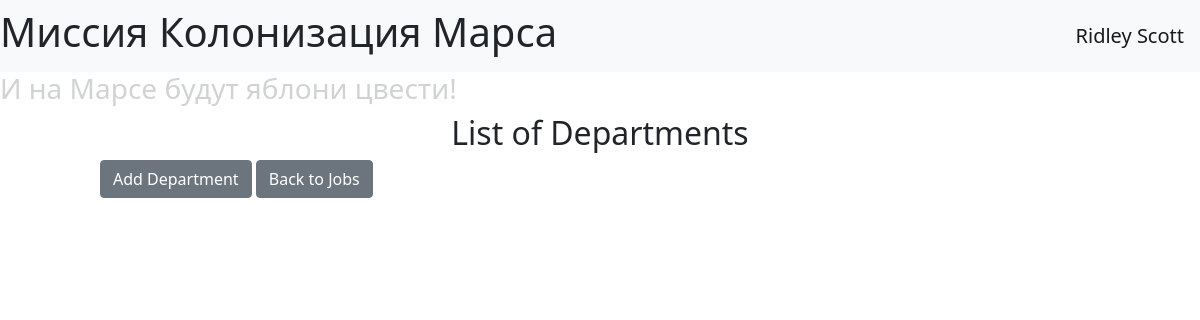
The app's page /departments (signed in), older data.
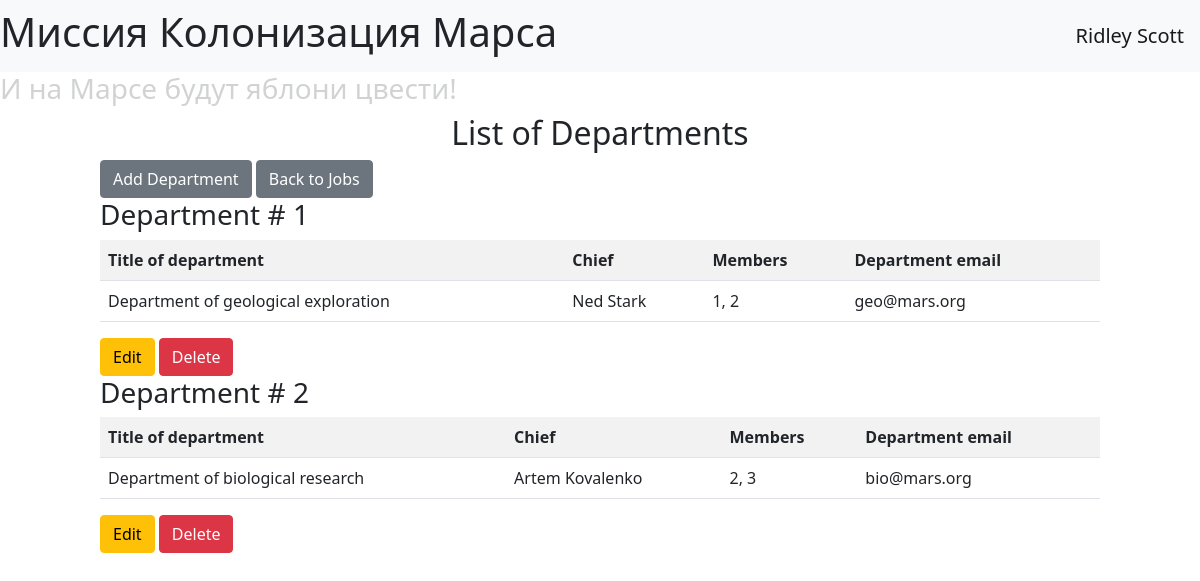
The same page, newer data.
### data/users.py (models this page shows, shortened)
class User(SqlAlchemyBase, UserMixin):
    __tablename__ = 'users'
    id = sqlalchemy.Column(sqlalchemy.Integer,
                           primary_key=True, autoincrement=True)
    surname = sqlalchemy.Column(sqlalchemy.String, nullable=True)
    name = sqlalchemy.Column(sqlalchemy.String, nullable=True)
    age = sqlalchemy.Column(sqlalchemy.Integer, nullable=True)
    position = sqlalchemy.Column(sqlalchemy.String, nullable=True)
    speciality = sqlalchemy.Column(sqlalchemy.String, nullable=True)
    address = sqlalchemy.Column(sqlalchemy.String, nullable=True)
    email = sqlalchemy.Column(sqlalchemy.String, index=True, unique=True,
                              nullable=True)
    hashed_password = sqlalchemy.Column(sqlalchemy.String, nullable=True)
    modified_date = sqlalchemy.Column(sqlalchemy.DateTime,
                                      default=datetime.datetime.now)

### data/departments.py (models this page shows, shortened)
class Department(SqlAlchemyBase):
    __tablename__ = 'departments'
    id = sqlalchemy.Column(sqlalchemy.Integer,
                           primary_key=True, autoincrement=True)
    title = sqlalchemy.Column(sqlalchemy.String, nullable=True)
    chief = sqlalchemy.Column(sqlalchemy.Integer,
                              sqlalchemy.ForeignKey("users.id"))
    members = sqlalchemy.Column(sqlalchemy.Text, nullable=True)
    email = sqlalchemy.Column(sqlalchemy.String, unique=True, nullable=True)
    user = orm.relation('User')

### main.py (the view)
@app.route('/departments')
@login_required
def departments_log():
    session = db_session.create_session()
    departments = list(session.query(Department))
    param = {
        "departments": departments,
        "title": 'List of departments'
    }
    return render_template("department_log.html", **param)

### data/db_session.py (called while the page is built)
def create_session() -> Session:
    global __factory
    return __factory()

### main.py (called while the page is built)
@login_manager.user_loader
def load_user(user_id):
    db_sess = db_session.create_session()
    return db_sess.query(User).get(user_id)

### templates/department_log.html
{% extends "base.html" %}
{% block content %}
<div style="padding: 0px 100px 0px 100px;">
    <h2 align="center">List of Departments</h2>
    {% if current_user.is_authenticated %}
    <div>
        <a href="adddepartment" class="btn btn-secondary">Add Department</a>
        <a href="/" class="btn btn-secondary">Back to Jobs</a>
    </div>
    {% endif %}
    {% for item in departments %}
    <h3>Department # {{ item.id }}</h3>
    <table class="table table-striped">
        <tr>
            <th>Title of department</th>
            <th>Chief</th>
            <th>Members</th>
            <th>Department email</th>
        </tr>
        <tr>
            <td>{{ item.title }}</td>
            <td>{{ item.user.name }} {{ item.user.surname}}</td>
            <td>{{ item.members }}</td>
            <td>{{ item.email }}</td>
        </tr>
    </table>
    {% if current_user.is_authenticated and (current_user == item.user or
    current_user.id == 1) %}
    <div>
        <a href="/department/{{ item.id }}" class="btn btn-warning">
            Edit
        </a>
        <a href="/departments_delete/{{ item.id }}" class="btn btn-danger">
            Delete
        </a>
    </div>
    {% endif %}
    {% endfor %}
</div>
{% endblock %}

### templates/base.html (shortened to what this page needs)
<!DOCTYPE html>
<html lang="en">
    <head>
        <link rel="stylesheet" type="text/css" href="/static/css/style.css"/>
        <link rel="stylesheet"
              href="https://cdn.jsdelivr.net/npm/bootstrap@5.0.0-beta1/dist/css/bootstrap.min.css"
>
    </head>
    <header>
        <nav class="navbar navbar-light bg-light">
             <h1 class="main_h">Миссия Колонизация Марса</h1>
            {% if current_user.is_authenticated %}
            <a class="navbar-brand" href="/logout">{{ current_user.name }} {{ current_user.surname }}</a>
            {% else %}
            <p>
                <a class="btn btn-primary " href="/register">Register</a>
                <a class="btn btn-success" href="/login">Log in</a>
            </p>
            {% endif %}
        </nav>
    </header>
    <body>
        <h3 class="second">И на Марсе будут яблони цвести!</h3>
        <div>
            {% block content %}{% endblock %}
        </div>
    </body>
</html>

### static/css/style.css (style rules this page uses)
.main_h { font-size: 32; }
.second { opacity: 0.2; }
h2 { text-align: center; }
table { box-sizing: border-box; }

Row changes from the older to the newer data that the page shows:
added Department: id "1", title "Department of geological exploration", user.name "Ned", user.surname "Stark", members "1, 2", email "geo@mars.org"
added Department: id "2", title "Department of biological research", user.name "Artem", user.surname "Kovalenko", members "2, 3", email "bio@mars.org"
